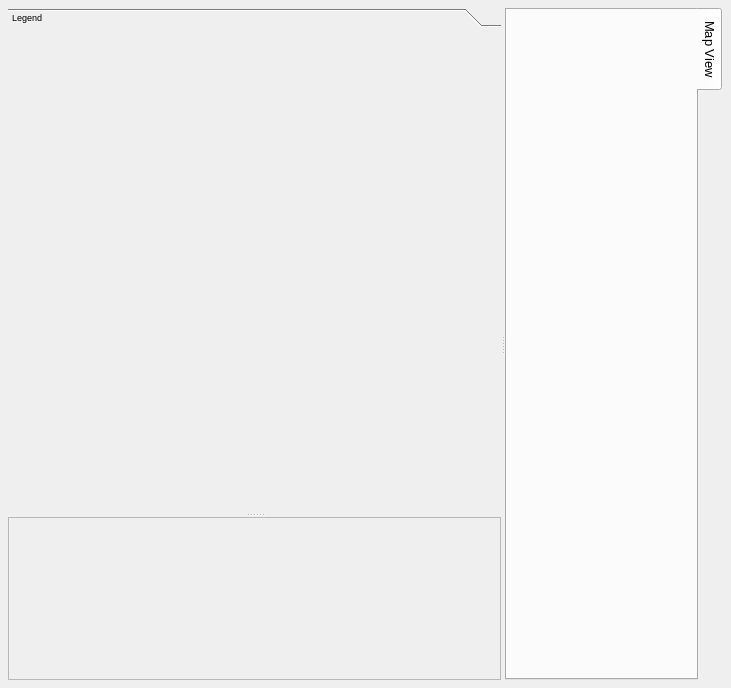
<ui version="4.0" >
 <author></author>
 <comment></comment>
 <exportmacro></exportmacro>
 <class>QgisAppBase</class>
 <widget class="QMainWindow" name="QgisAppBase" >
  <property name="geometry" >
   <rect>
    <x>0</x>
    <y>0</y>
    <width>731</width>
    <height>688</height>
   </rect>
  </property>
  <property name="windowTitle" >
   <string>MainWindow</string>
  </property>
  <widget class="QWidget" name="centralWidget" >
   <layout class="QGridLayout" >
    <property name="margin" >
     <number>8</number>
    </property>
    <property name="spacing" >
     <number>6</number>
    </property>
    <item row="0" column="0" >
     <widget class="QSplitter" name="canvasLegendSplit" >
      <property name="frameShape" >
       <enum>QFrame::NoFrame</enum>
      </property>
      <property name="frameShadow" >
       <enum>QFrame::Plain</enum>
      </property>
      <property name="lineWidth" >
       <number>1</number>
      </property>
      <property name="orientation" >
       <enum>Qt::Horizontal</enum>
      </property>
      <layout class="QHBoxLayout" >
       <property name="margin" >
        <number>-1</number>
       </property>
       <property name="spacing" >
        <number>0</number>
       </property>
      </layout>
      <widget class="QSplitter" name="legendOverviewSplit" >
       <property name="minimumSize" >
        <size>
         <width>200</width>
         <height>0</height>
        </size>
       </property>
       <property name="orientation" >
        <enum>Qt::Vertical</enum>
       </property>
       <layout class="QVBoxLayout" >
        <property name="margin" >
         <number>8</number>
        </property>
        <property name="spacing" >
         <number>6</number>
        </property>
       </layout>
       <widget class="QToolBox" name="toolBox" >
        <property name="font" >
         <font>
          <family>Arial</family>
          <pointsize>7</pointsize>
          <weight>50</weight>
          <italic>false</italic>
          <bold>false</bold>
          <underline>false</underline>
          <strikeout>false</strikeout>
         </font>
        </property>
        <property name="frameShape" >
         <enum>QFrame::NoFrame</enum>
        </property>
        <property name="frameShadow" >
         <enum>QFrame::Raised</enum>
        </property>
        <property name="currentIndex" >
         <number>0</number>
        </property>
        <widget class="QWidget" name="legendPage" >
         <property name="geometry" >
          <rect>
           <x>0</x>
           <y>0</y>
           <width>465</width>
           <height>446</height>
          </rect>
         </property>
         <attribute name="label" >
          <string>Legend</string>
         </attribute>
        </widget>
       </widget>
       <widget class="QFrame" name="overviewFrame" >
        <property name="frameShape" >
         <enum>QFrame::StyledPanel</enum>
        </property>
        <property name="frameShadow" >
         <enum>QFrame::Raised</enum>
        </property>
       </widget>
      </widget>
      <widget class="QTabWidget" name="tabWidget" >
       <property name="font" >
        <font>
         <family>Arial</family>
         <pointsize>10</pointsize>
         <weight>50</weight>
         <italic>false</italic>
         <bold>false</bold>
         <underline>false</underline>
         <strikeout>false</strikeout>
        </font>
       </property>
       <property name="tabPosition" >
        <enum>QTabWidget::East</enum>
       </property>
       <property name="tabShape" >
        <enum>QTabWidget::Rounded</enum>
       </property>
       <widget class="QWidget" name="Map View" >
        <attribute name="title" >
         <string>Map View</string>
        </attribute>
       </widget>
      </widget>
     </widget>
    </item>
   </layout>
  </widget>
 </widget>
 <pixmapfunction></pixmapfunction>
 <resources/>
 <connections/>
</ui>
